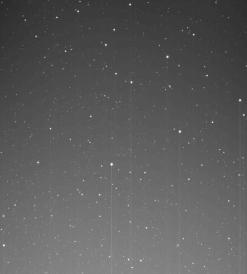
%> input picture Money/星空图处理/星空图.png, 247 x 274 px
$ octave Main_demo.m   (GNU Octave 9; MATLAB toolbox functions it lacks are replaced by stand-ins)
%> lines starting %> are read from the running program, lines starting %| are printed output that depends on the picture
clc;
clear;
close;
L = im2double(imread('星空图.png'));
%> L: size 274x247x3 double; min 0.137, max 0.988, mean 0.358
im = rgb2gray(L);%彩色图转灰度图
L_denoise=wiener2(im,[3 3]); %对加噪图像进行二维自适应维纳滤波
%%
thresh = graythresh(L_denoise)*1.6;     %自动确定二值化阈值；
%> thresh = 0.571
I1 =  im2bw(L_denoise,thresh);       %对图像二值化
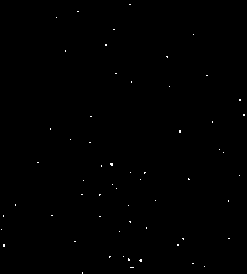
%> I1: size 274x247 logical; 0.21% white in thin lines or dots
%%
im2 =im - bwmorph(L_denoise,'bothat',2); %图像形态学处理
thresh2 = graythresh(im)*1.55;     %自动确定二值化阈值；
%> thresh2 = 0.553
I2 =  im2bw(im2,thresh2);       %对图像二值化
%> I2: size 274x247 logical; 0.33% white in thin lines or dots
%%
subplot(131),imshow(im),title('原图');
subplot(132),imshow(I1),title('直接二值化图像');
subplot(133),imshow(I2),title('形态学处理后再二值化处理图像');
